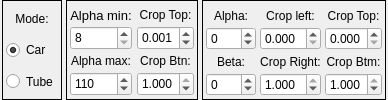
                              <widget class="QWidget" name="page_panorama_config">
                               <layout class="QHBoxLayout" name="horizontalLayout_29">
                                <property name="spacing">
                                 <number>4</number>
                                </property>
                                <property name="leftMargin">
                                 <number>2</number>
                                </property>
                                <property name="topMargin">
                                 <number>0</number>
                                </property>
                                <property name="rightMargin">
                                 <number>2</number>
                                </property>
                                <property name="bottomMargin">
                                 <number>0</number>
                                </property>
                                <item>
                                 <widget class="QFrame" name="horizontalFrame_7">
                                  <property name="maximumSize">
                                   <size>
                                    <width>70</width>
                                    <height>16777215</height>
                                   </size>
                                  </property>
                                  <property name="frameShape">
                                   <enum>QFrame::Box</enum>
                                  </property>
                                  <layout class="QVBoxLayout" name="verticalLayout_8">
                                   <property name="spacing">
                                    <number>3</number>
                                   </property>
                                   <property name="leftMargin">
                                    <number>3</number>
                                   </property>
                                   <property name="topMargin">
                                    <number>3</number>
                                   </property>
                                   <property name="rightMargin">
                                    <number>3</number>
                                   </property>
                                   <property name="bottomMargin">
                                    <number>3</number>
                                   </property>
                                   <item>
                                    <widget class="QLabel" name="label_30">
                                     <property name="text">
                                      <string>Mode:</string>
                                     </property>
                                     <property name="alignment">
                                      <set>Qt::AlignCenter</set>
                                     </property>
                                    </widget>
                                   </item>
                                   <item>
                                    <widget class="QRadioButton" name="radioButton_car">
                                     <property name="sizePolicy">
                                      <sizepolicy hsizetype="Minimum" vsizetype="Preferred">
                                       <horstretch>0</horstretch>
                                       <verstretch>0</verstretch>
                                      </sizepolicy>
                                     </property>
                                     <property name="minimumSize">
                                      <size>
                                       <width>0</width>
                                       <height>25</height>
                                      </size>
                                     </property>
                                     <property name="text">
                                      <string>Car</string>
                                     </property>
                                     <property name="checked">
                                      <bool>true</bool>
                                     </property>
                                    </widget>
                                   </item>
                                   <item>
                                    <widget class="QRadioButton" name="radioButton_tube">
                                     <property name="sizePolicy">
                                      <sizepolicy hsizetype="Minimum" vsizetype="Preferred">
                                       <horstretch>0</horstretch>
                                       <verstretch>0</verstretch>
                                      </sizepolicy>
                                     </property>
                                     <property name="minimumSize">
                                      <size>
                                       <width>0</width>
                                       <height>25</height>
                                      </size>
                                     </property>
                                     <property name="text">
                                      <string>Tube</string>
                                     </property>
                                    </widget>
                                   </item>
                                  </layout>
                                 </widget>
                                </item>
                                <item>
                                 <widget class="QFrame" name="frame_panorama_tube_config">
                                  <property name="frameShape">
                                   <enum>QFrame::Box</enum>
                                  </property>
                                  <layout class="QHBoxLayout" name="horizontalLayout_24">
                                   <property name="spacing">
                                    <number>5</number>
                                   </property>
                                   <property name="leftMargin">
                                    <number>3</number>
                                   </property>
                                   <property name="topMargin">
                                    <number>3</number>
                                   </property>
                                   <property name="rightMargin">
                                    <number>3</number>
                                   </property>
                                   <property name="bottomMargin">
                                    <number>3</number>
                                   </property>
                                   <item>
                                    <layout class="QVBoxLayout" name="verticalLayout_33">
                                     <property name="spacing">
                                      <number>0</number>
                                     </property>
                                     <item>
                                      <widget class="QLabel" name="label_20">
                                       <property name="font">
                                        <font>
                                         <family>Segoe UI</family>
                                         <pointsize>10</pointsize>
                                         <weight>50</weight>
                                         <italic>false</italic>
                                         <bold>false</bold>
                                        </font>
                                       </property>
                                       <property name="text">
                                        <string>Alpha min:</string>
                                       </property>
                                       <property name="alignment">
                                        <set>Qt::AlignCenter</set>
                                       </property>
                                      </widget>
                                     </item>
                                     <item>
                                      <widget class="QSpinBox" name="spinBox_pano_tube_alpha_min">
                                       <property name="minimumSize">
                                        <size>
                                         <width>0</width>
                                         <height>24</height>
                                        </size>
                                       </property>
                                       <property name="maximumSize">
                                        <size>
                                         <width>16777215</width>
                                         <height>24</height>
                                        </size>
                                       </property>
                                       <property name="minimum">
                                        <number>8</number>
                                       </property>
                                       <property name="maximum">
                                        <number>220</number>
                                       </property>
                                      </widget>
                                     </item>
                                     <item>
                                      <widget class="QLabel" name="label_22">
                                       <property name="text">
                                        <string>Alpha max:</string>
                                       </property>
                                       <property name="alignment">
                                        <set>Qt::AlignCenter</set>
                                       </property>
                                      </widget>
                                     </item>
                                     <item>
                                      <widget class="QSpinBox" name="spinBox_pano_tube_alpha_max">
                                       <property name="minimumSize">
                                        <size>
                                         <width>0</width>
                                         <height>24</height>
                                        </size>
                                       </property>
                                       <property name="maximumSize">
                                        <size>
                                         <width>16777215</width>
                                         <height>24</height>
                                        </size>
                                       </property>
                                       <property name="minimum">
                                        <number>20</number>
                                       </property>
                                       <property name="maximum">
                                        <number>220</number>
                                       </property>
                                       <property name="value">
                                        <number>110</number>
                                       </property>
                                      </widget>
                                     </item>
                                    </layout>
                                   </item>
                                   <item>
                                    <layout class="QVBoxLayout" name="verticalLayout_35">
                                     <property name="spacing">
                                      <number>0</number>
                                     </property>
                                     <item>
                                      <widget class="QLabel" name="label_23">
                                       <property name="text">
                                        <string>Crop Top:</string>
                                       </property>
                                       <property name="alignment">
                                        <set>Qt::AlignCenter</set>
                                       </property>
                                      </widget>
                                     </item>
                                     <item>
                                      <widget class="QDoubleSpinBox" name="doubleSpinBox_pano_tube_crop_top">
                                       <property name="minimumSize">
                                        <size>
                                         <width>0</width>
                                         <height>24</height>
                                        </size>
                                       </property>
                                       <property name="maximumSize">
                                        <size>
                                         <width>16777215</width>
                                         <height>24</height>
                                        </size>
                                       </property>
                                       <property name="decimals">
                                        <number>3</number>
                                       </property>
                                       <property name="maximum">
                                        <double>1.000000000000000</double>
                                       </property>
                                       <property name="singleStep">
                                        <double>0.001000000000000</double>
                                       </property>
                                       <property name="value">
                                        <double>0.001000000000000</double>
                                       </property>
                                      </widget>
                                     </item>
                                     <item>
                                      <widget class="QLabel" name="label_25">
                                       <property name="text">
                                        <string>Crop Btn:</string>
                                       </property>
                                       <property name="alignment">
                                        <set>Qt::AlignCenter</set>
                                       </property>
                                      </widget>
                                     </item>
                                     <item>
                                      <widget class="QDoubleSpinBox" name="doubleSpinBox_pano_tube_crop_buttom">
                                       <property name="minimumSize">
                                        <size>
                                         <width>0</width>
                                         <height>24</height>
                                        </size>
                                       </property>
                                       <property name="maximumSize">
                                        <size>
                                         <width>16777215</width>
                                         <height>24</height>
                                        </size>
                                       </property>
                                       <property name="decimals">
                                        <number>3</number>
                                       </property>
                                       <property name="maximum">
                                        <double>1.000000000000000</double>
                                       </property>
                                       <property name="singleStep">
                                        <double>0.001000000000000</double>
                                       </property>
                                       <property name="value">
                                        <double>1.000000000000000</double>
                                       </property>
                                      </widget>
                                     </item>
                                    </layout>
                                   </item>
                                  </layout>
                                 </widget>
                                </item>
                                <item>
                                 <widget class="QFrame" name="frame_panorama_car_config">
                                  <property name="minimumSize">
                                   <size>
                                    <width>80</width>
                                    <height>0</height>
                                   </size>
                                  </property>
                                  <property name="frameShape">
                                   <enum>QFrame::Box</enum>
                                  </property>
                                  <property name="frameShadow">
                                   <enum>QFrame::Plain</enum>
                                  </property>
                                  <layout class="QHBoxLayout" name="horizontalLayout_11">
                                   <property name="spacing">
                                    <number>4</number>
                                   </property>
                                   <property name="leftMargin">
                                    <number>3</number>
                                   </property>
                                   <property name="topMargin">
                                    <number>3</number>
                                   </property>
                                   <property name="rightMargin">
                                    <number>3</number>
                                   </property>
                                   <property name="bottomMargin">
                                    <number>3</number>
                                   </property>
                                   <item>
                                    <layout class="QVBoxLayout" name="verticalLayout_32">
                                     <property name="spacing">
                                      <number>0</number>
                                     </property>
                                     <item>
                                      <widget class="QLabel" name="label_16">
                                       <property name="text">
                                        <string>Alpha:</string>
                                       </property>
                                       <property name="alignment">
                                        <set>Qt::AlignCenter</set>
                                       </property>
                                      </widget>
                                     </item>
                                     <item>
                                      <widget class="QSpinBox" name="spinBox_pano_car_alpha">
                                       <property name="maximumSize">
                                        <size>
                                         <width>50</width>
                                         <height>24</height>
                                        </size>
                                       </property>
                                       <property name="minimum">
                                        <number>-360</number>
                                       </property>
                                       <property name="maximum">
                                        <number>360</number>
                                       </property>
                                      </widget>
                                     </item>
                                     <item>
                                      <widget class="QLabel" name="label_18">
                                       <property name="text">
                                        <string>Beta:</string>
                                       </property>
                                       <property name="alignment">
                                        <set>Qt::AlignCenter</set>
                                       </property>
                                      </widget>
                                     </item>
                                     <item>
                                      <widget class="QSpinBox" name="spinBox_pano_car_beta">
                                       <property name="maximumSize">
                                        <size>
                                         <width>50</width>
                                         <height>24</height>
                                        </size>
                                       </property>
                                       <property name="minimum">
                                        <number>-360</number>
                                       </property>
                                       <property name="maximum">
                                        <number>360</number>
                                       </property>
                                      </widget>
                                     </item>
                                    </layout>
                                   </item>
                                   <item>
                                    <layout class="QVBoxLayout" name="verticalLayout_25">
                                     <property name="spacing">
                                      <number>0</number>
                                     </property>
                                     <item>
                                      <widget class="QLabel" name="label_8">
                                       <property name="text">
                                        <string>Crop left:</string>
                                       </property>
                                       <property name="alignment">
                                        <set>Qt::AlignCenter</set>
                                       </property>
                                      </widget>
                                     </item>
                                     <item>
                                      <widget class="QDoubleSpinBox" name="doubleSpinBox_pano_car_crop_left">
                                       <property name="maximumSize">
                                        <size>
                                         <width>16777215</width>
                                         <height>24</height>
                                        </size>
                                       </property>
                                       <property name="decimals">
                                        <number>3</number>
                                       </property>
                                       <property name="maximum">
                                        <double>1.000000000000000</double>
                                       </property>
                                       <property name="singleStep">
                                        <double>0.001000000000000</double>
                                       </property>
                                      </widget>
                                     </item>
                                     <item>
                                      <widget class="QLabel" name="label_12">
                                       <property name="text">
                                        <string>Crop Right:</string>
                                       </property>
                                       <property name="alignment">
                                        <set>Qt::AlignCenter</set>
                                       </property>
                                      </widget>
                                     </item>
                                     <item>
                                      <widget class="QDoubleSpinBox" name="doubleSpinBox_pano_car_crop_right">
                                       <property name="maximumSize">
                                        <size>
                                         <width>16777215</width>
                                         <height>24</height>
                                        </size>
                                       </property>
                                       <property name="decimals">
                                        <number>3</number>
                                       </property>
                                       <property name="maximum">
                                        <double>1.000000000000000</double>
                                       </property>
                                       <property name="singleStep">
                                        <double>0.001000000000000</double>
                                       </property>
                                       <property name="value">
                                        <double>1.000000000000000</double>
                                       </property>
                                      </widget>
                                     </item>
                                    </layout>
                                   </item>
                                   <item>
                                    <layout class="QVBoxLayout" name="verticalLayout_27">
                                     <property name="spacing">
                                      <number>0</number>
                                     </property>
                                     <item>
                                      <widget class="QLabel" name="label_14">
                                       <property name="text">
                                        <string>Crop Top:</string>
                                       </property>
                                       <property name="alignment">
                                        <set>Qt::AlignCenter</set>
                                       </property>
                                      </widget>
                                     </item>
                                     <item>
                                      <widget class="QDoubleSpinBox" name="doubleSpinBox_pano_car_crop_top">
                                       <property name="maximumSize">
                                        <size>
                                         <width>16777215</width>
                                         <height>24</height>
                                        </size>
                                       </property>
                                       <property name="decimals">
                                        <number>3</number>
                                       </property>
                                       <property name="maximum">
                                        <double>1.000000000000000</double>
                                       </property>
                                       <property name="singleStep">
                                        <double>0.001000000000000</double>
                                       </property>
                                      </widget>
                                     </item>
                                     <item>
                                      <widget class="QLabel" name="label_13">
                                       <property name="text">
                                        <string>Crop Btm:</string>
                                       </property>
                                       <property name="alignment">
                                        <set>Qt::AlignCenter</set>
                                       </property>
                                      </widget>
                                     </item>
                                     <item>
                                      <widget class="QDoubleSpinBox" name="doubleSpinBox_pano_car_crop_bottom">
                                       <property name="maximumSize">
                                        <size>
                                         <width>16777215</width>
                                         <height>24</height>
                                        </size>
                                       </property>
                                       <property name="decimals">
                                        <number>3</number>
                                       </property>
                                       <property name="maximum">
                                        <double>1.000000000000000</double>
                                       </property>
                                       <property name="singleStep">
                                        <double>0.001000000000000</double>
                                       </property>
                                       <property name="value">
                                        <double>1.000000000000000</double>
                                       </property>
                                      </widget>
                                     </item>
                                    </layout>
                                   </item>
                                  </layout>
                                 </widget>
                                </item>
                               </layout>
                              </widget>
